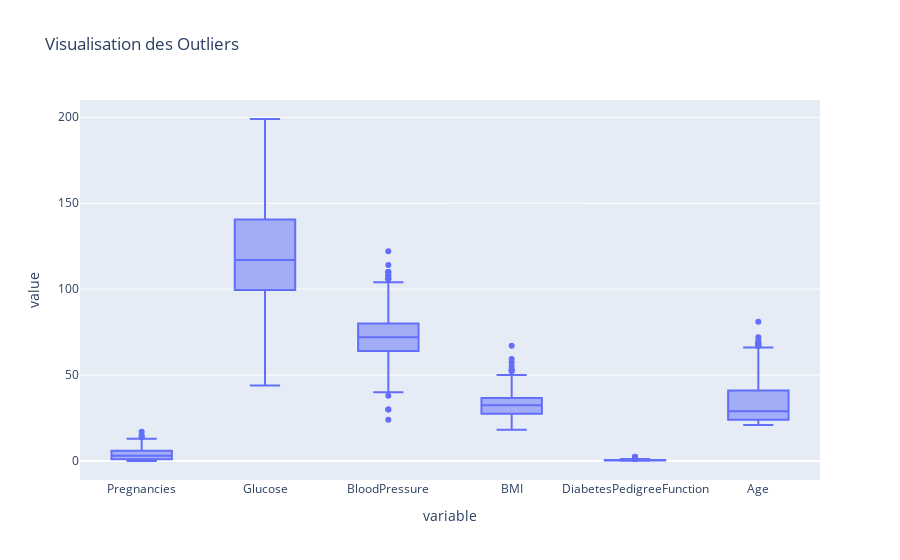

Source (notebook cell):
### Code cell
# Visualisation des outliers en concidérant les zéros
fig = px.box(df[['Pregnancies', 'Glucose', 'BloodPressure', 'BMI',
                'DiabetesPedigreeFunction', 'Age']], title='Visualisation des Outliers')
fig.show()

### Figure 1 — Plotly figure (JSON) as saved in the notebook; plotly's stock layout.template omitted (floating-point values rounded to 4 significant figures; data arrays with more than 128 entries replaced by an {"elided": "..."} marker saying what was removed)
{"data": [{"alignmentgroup": "True", "hovertemplate": "variable=%{x}<br>value=%{y}<extra></extra>", "legendgroup": "", "marker": {"color": "#636efa"}, "name": "", "notched": false, "offsetgroup": "", "orientation": "v", "showlegend": false, "type": "box", "x": {"elided": "4608 str values"}, "x0": " ", "xaxis": "x", "y": {"elided": "4608 float values"}, "y0": " ", "yaxis": "y"}], "layout": {"boxmode": "group", "legend": {"tracegroupgap": 0}, "title": {"text": "Visualisation des Outliers"}, "xaxis": {"anchor": "y", "domain": [0, 1], "title": {"text": "variable"}}, "yaxis": {"anchor": "x", "domain": [0, 1], "title": {"text": "value"}}}}
